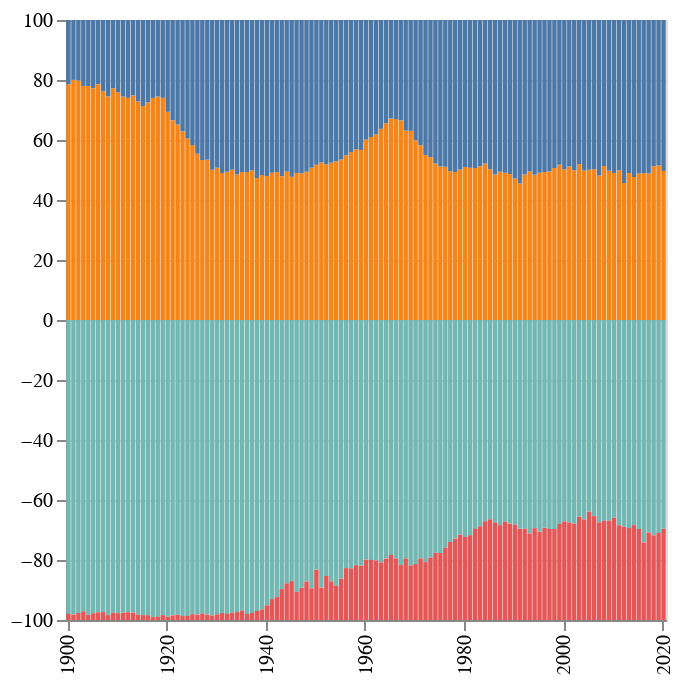

The cell this chart's notebook holds for it:
### Code cell
chart.display()

### Figure 1 — Vega-Lite specification as saved in the notebook (floating-point values rounded to 4 significant figures; data arrays with more than 128 entries replaced by an {"elided": "..."} marker saying what was removed)
{"config": {"view": {"continuousWidth": 300, "continuousHeight": 300}}, "data": {"name": "data-67772c314daded68e90792c73fcfe55f"}, "mark": {"type": "bar"}, "encoding": {"color": {"field": "categorie_nom_sexe", "legend": null, "type": "nominal"}, "x": {"axis": {"values": ["1900", "1920", "1940", "1960", "1980", "2000", "2020"]}, "field": "annais", "title": null, "type": "ordinal"}, "y": {"aggregate": "sum", "field": "value", "title": null, "type": "quantitative"}}, "height": 300, "width": 300, "$schema": "https://vega.github.io/schema/vega-lite/v5.8.0.json", "datasets": {"data-67772c314daded68e90792c73fcfe55f": {"elided": "484 records"}}}
